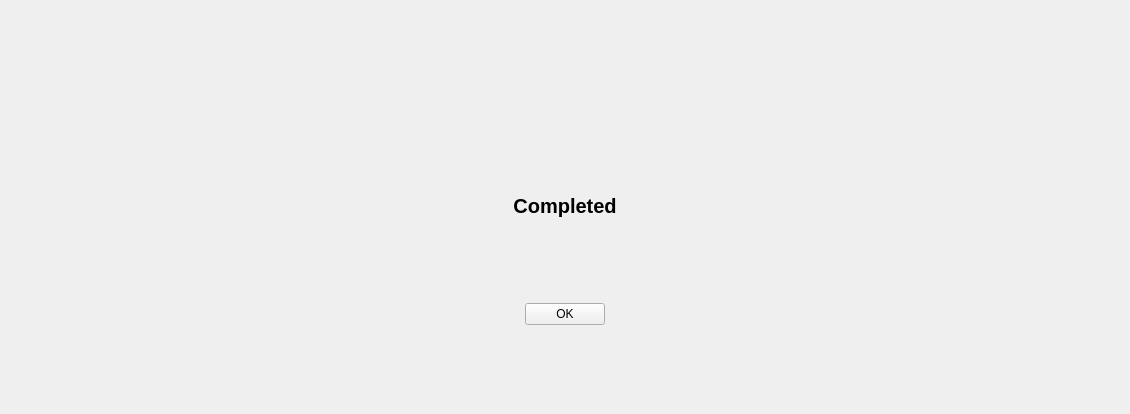
<?xml version="1.0" encoding="UTF-8"?>
<ui version="4.0">
 <class>PageCompleted</class>
 <widget class="QWidget" name="PageCompleted">
  <property name="geometry">
   <rect>
    <x>0</x>
    <y>0</y>
    <width>1130</width>
    <height>414</height>
   </rect>
  </property>
  <property name="windowTitle">
   <string>Form</string>
  </property>
  <layout class="QVBoxLayout" name="verticalLayout">
   <item>
    <spacer name="verticalSpacer1">
     <property name="orientation">
      <enum>Qt::Vertical</enum>
     </property>
     <property name="sizeHint" stdset="0">
      <size>
       <width>20</width>
       <height>12</height>
      </size>
     </property>
    </spacer>
   </item>
   <item>
    <layout class="QHBoxLayout" name="horizontalLayoutIcon">
     <item>
      <spacer name="horizontalSpacer1">
       <property name="orientation">
        <enum>Qt::Horizontal</enum>
       </property>
       <property name="sizeHint" stdset="0">
        <size>
         <width>40</width>
         <height>20</height>
        </size>
       </property>
      </spacer>
     </item>
     <item>
      <widget class="QLabel" name="labelIcon">
       <property name="text">
        <string/>
       </property>
       <property name="pixmap">
        <pixmap resource="../../../res/resources.qrc">:/images/images/completed.png</pixmap>
       </property>
      </widget>
     </item>
     <item>
      <spacer name="horizontalSpacer2">
       <property name="orientation">
        <enum>Qt::Horizontal</enum>
       </property>
       <property name="sizeHint" stdset="0">
        <size>
         <width>40</width>
         <height>20</height>
        </size>
       </property>
      </spacer>
     </item>
    </layout>
   </item>
   <item>
    <spacer name="verticalSpacer2">
     <property name="orientation">
      <enum>Qt::Vertical</enum>
     </property>
     <property name="sizeHint" stdset="0">
      <size>
       <width>20</width>
       <height>40</height>
      </size>
     </property>
    </spacer>
   </item>
   <item>
    <widget class="QLabel" name="labelText">
     <property name="font">
      <font>
       <pointsize>15</pointsize>
       <bold>true</bold>
      </font>
     </property>
     <property name="text">
      <string>Completed</string>
     </property>
     <property name="alignment">
      <set>Qt::AlignCenter</set>
     </property>
    </widget>
   </item>
   <item>
    <spacer name="verticalSpacer3">
     <property name="orientation">
      <enum>Qt::Vertical</enum>
     </property>
     <property name="sizeHint" stdset="0">
      <size>
       <width>20</width>
       <height>40</height>
      </size>
     </property>
    </spacer>
   </item>
   <item>
    <layout class="QHBoxLayout" name="horizontalLayoutButton">
     <item>
      <spacer name="horizontalSpacer3">
       <property name="orientation">
        <enum>Qt::Horizontal</enum>
       </property>
       <property name="sizeHint" stdset="0">
        <size>
         <width>40</width>
         <height>20</height>
        </size>
       </property>
      </spacer>
     </item>
     <item>
      <widget class="QPushButton" name="pushButtonOK">
       <property name="text">
        <string>OK</string>
       </property>
      </widget>
     </item>
     <item>
      <spacer name="horizontalSpacer4">
       <property name="orientation">
        <enum>Qt::Horizontal</enum>
       </property>
       <property name="sizeHint" stdset="0">
        <size>
         <width>40</width>
         <height>20</height>
        </size>
       </property>
      </spacer>
     </item>
    </layout>
   </item>
   <item>
    <spacer name="verticalSpacer4">
     <property name="orientation">
      <enum>Qt::Vertical</enum>
     </property>
     <property name="sizeHint" stdset="0">
      <size>
       <width>20</width>
       <height>40</height>
      </size>
     </property>
    </spacer>
   </item>
  </layout>
 </widget>
 <resources>
  <include location="../../../res/resources.qrc"/>
 </resources>
 <connections/>
</ui>
